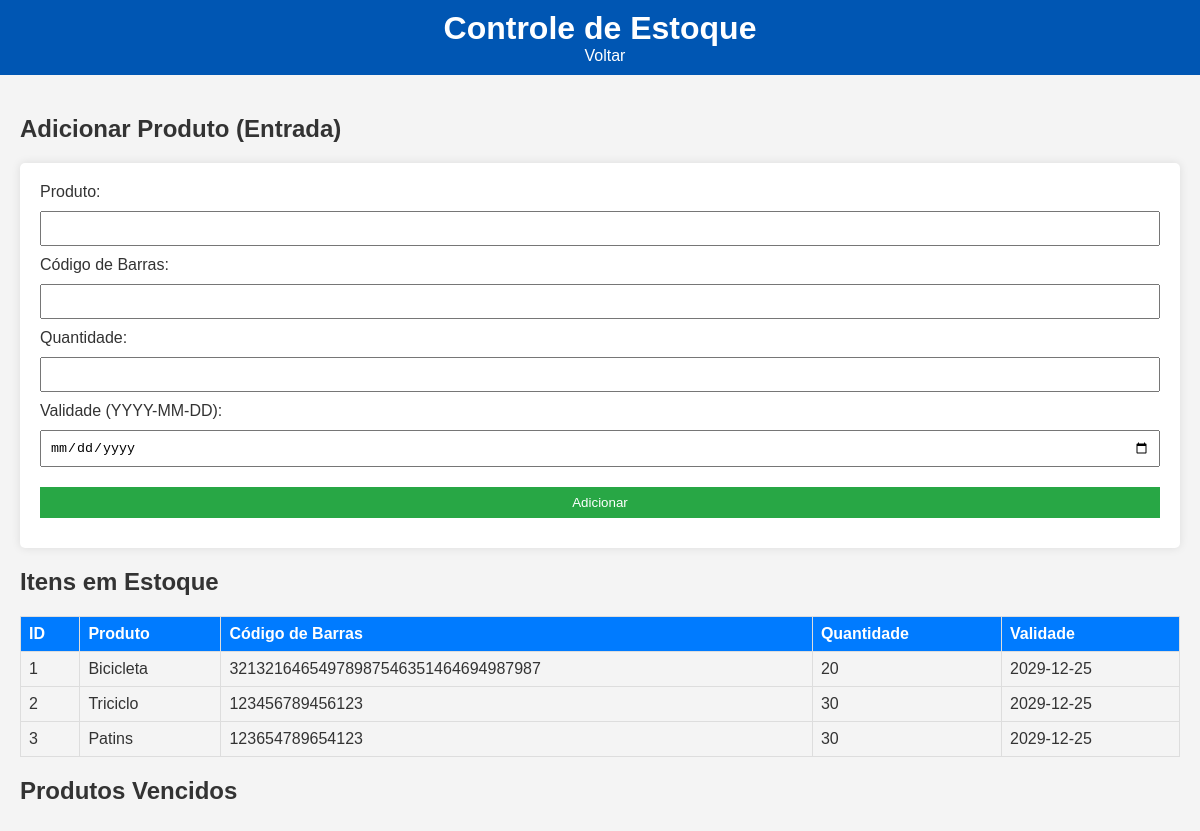
The page /estoque on the database its author committed.
### tables this page shows
CREATE TABLE estoque (
                 id INTEGER PRIMARY KEY,
                 produto TEXT,
                 codigo_barras TEXT,
                 quantidade INTEGER,
                 validade DATE);

### app.py (the view, shortened to what this page needs)
@app.route('/estoque', methods=['GET', 'POST'])
def estoque():
    conn = sqlite3.connect('gestao.db')
    c = conn.cursor()
    c.execute("SELECT * FROM estoque")
    itens = c.fetchall()
    vencidos = [item for item in itens if datetime.datetime.strptime(item[4], '%Y-%m-%d') < datetime.datetime.now()]
    conn.close()
    return render_template('estoque.html', itens=itens, vencidos=vencidos)

### templates/estoque.html (shortened to what this page needs)
<!DOCTYPE html>
<html lang="pt-BR">
<head>
    <link rel="stylesheet" href="{{ url_for('static', filename='style.css') }}">
</head>
<body>
    <header>
        <h1>Controle de Estoque</h1>
        <a href="/" class="back-btn">Voltar</a>
    </header>
    <main>
        <h2>Adicionar Produto (Entrada)</h2>
        <form method="POST" aria-label="Formulário de adição de produto">
            <label for="produto">Produto:</label>
            <input type="text" id="produto" name="produto" required aria-required="true"><br>
            <label for="codigo_barras">Código de Barras:</label>
            <input type="text" id="codigo_barras" name="codigo_barras" required aria-required="true"><br>
            <label for="quantidade">Quantidade:</label>
            <input type="number" id="quantidade" name="quantidade" required aria-required="true"><br>
            <label for="validade">Validade (YYYY-MM-DD):</label>
            <input type="date" id="validade" name="validade" required aria-required="true"><br>
            <button type="submit">Adicionar</button>
        </form>
        <h2>Itens em Estoque</h2>
        <table>
            <tr><th>ID</th><th>Produto</th><th>Código de Barras</th><th>Quantidade</th><th>Validade</th></tr>
            {% for item in itens %}
            <tr><td>{{ item[0] }}</td><td>{{ item[1] }}</td><td>{{ item[2] }}</td><td>{{ item[3] }}</td><td>{{ item[4] }}</td></tr>
            {% endfor %}
        </table>
        <h2>Produtos Vencidos</h2>
    </main>
</body>
</html>

### static/style.css (style rules this page uses)
body { font-family: Arial, sans-serif; background-color: #f4f4f4; color: #333; margin: 0; padding: 0; }
header { background: #0056b3; color: white; padding: 10px; text-align: center; }
header h1 { margin: 0; }
.back-btn { color: white; text-decoration: none; margin-left: 10px; }
main { padding: 20px; }
form { background: white; padding: 20px; border-radius: 5px; box-shadow: 0 0 10px rgba(0,0,0,0.1); }
input, button { margin: 10px 0; padding: 8px; width: 100%; box-sizing: border-box; }
button { background: #28a745; color: white; border: none; cursor: pointer; }
table { width: 100%; border-collapse: collapse; margin-top: 20px; }
th, td { border: 1px solid #ddd; padding: 8px; text-align: left; }
th { background: #007bff; color: white; }
:root { --contrast-ratio: 4.5; }

### rows shown on the page
estoque: id "1", produto "Bicicleta", codigo_barras "32132164654978987546351464694987987", quantidade "20", validade "2029-12-25"
estoque: id "2", produto "Triciclo", codigo_barras "123456789456123", quantidade "30", validade "2029-12-25"
estoque: id "3", produto "Patins", codigo_barras "123654789654123", quantidade "30", validade "2029-12-25"
